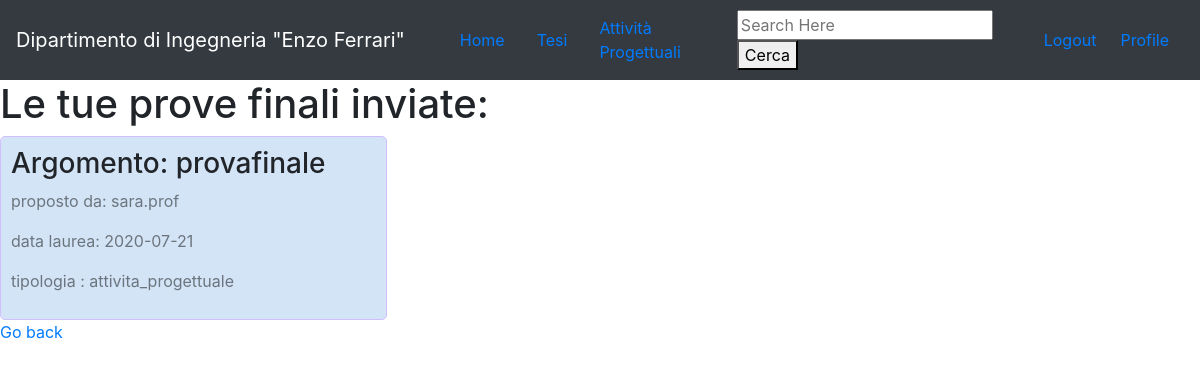
Screenshot of /profile/richieste_att_inviate/ (signed in) with the database file from the repository.
### home/models.py (models this page shows, shortened)
class Richiesta_prova_finale(models.Model):
    tirocinio = 'tirocinio'
    attivita_progettuale = 'attivita_progettuale'
    altro = 'altro'
    scelte = [
        (tirocinio, 'tirocinio'),
        (attivita_progettuale, 'attivita_progettuale'),
        (altro, 'altro')
    ]
    autore = models.ForeignKey(Studente, on_delete=models.CASCADE, null=True)
    tutor = models.ForeignKey(Docente, on_delete=models.CASCADE, null=True)
    argomento = models.CharField(max_length=500)
    titolo_elaborato = models.CharField(max_length=500, null=True)
    tipologia = models.CharField(max_length=500, choices=scelte, null=True)
    data_laurea = models.ForeignKey(DateLauree, on_delete=models.CASCADE, null=True)
    date_posted = models.DateTimeField(default=timezone.now)
    class Meta:
        abstract = True

class Richiesta_prova_finale_inviata(Richiesta_prova_finale):
    pass

class DateLauree(models.Model):
    data = models.DateField()
    def __str__(self):
        return str(self.data)

### users/models.py (models this page shows)
class Docente(models.Model):
    nome = models.CharField(max_length=500)
    cognome = models.CharField(max_length=500)
    matricola = models.CharField(max_length=10)
    mail = models.CharField(max_length=1000)
    user = models.OneToOneField(User, on_delete=models.CASCADE, null=True)
    def __str__(self):
        return self.nome + '.' + self.cognome

### home/views.py (the view)
# urls.py: path('profile/richieste_att_inviate/', RichiestaAttInviate, name='att-inviate'),
def RichiestaAttInviate(request):
    all_studenti = Studente.objects.all()
    all_richiesta_tesi = {}
    nome = request.user.username.split('.')
    for s in all_studenti:
        if s.nome == nome[0] and s.cognome == nome[1] and s.mail == request.user.email:
            all_richiesta_att = Richiesta_prova_finale_inviata.objects.filter(autore=s).order_by('-date_posted')
    context = {
        'all_richiesta_att': all_richiesta_att,
    }
    return render(request, 'home/richiesta_att_inviata.html', context)

### home/templates/home/richiesta_att_inviata.html
{% extends 'home/base_index.html' %}
{% load crispy_forms_tags %}
{% block body %}
<h1>Le tue prove finali inviate:</h1>
{% if all_richiesta_att %}
<ul class="cards">
    {% for richieste in all_richiesta_att %}
    <li>
        <h3 class="account-heading"> Argomento: {{ richieste.argomento }}</h3>
        <p class="text-secondary"> proposto da: {{ richieste.tutor }}</p>
        <p class="text-secondary"> data laurea: {{ richieste.data_laurea }}</p>
        <p class="text-secondary"> tipologia : {{ richieste.tipologia }}</p>
    </li>
    {% endfor %}
</ul>
{% else %}
<h3>Non ci sono ancora prove finali inviate</h3>
{% endif %}
<a href="{% url 'profile' %}">Go back</a>
{% endblock %}

### home/static/home/griglia.css (style rules this page uses)
.cards { margin: 0; padding: 0; list-style: none; display: grid; grid-template-columns: 1fr 1fr 1fr; grid-gap:20px; }
.cards li { background-color: #D4E4F7; border: 1px solid #d0bfff; padding: 10px; border-radius: 5px; }

### rows the page displays
Richiesta_prova_finale_inviata: argomento "provafinale", tutor "sara.prof", data_laurea "2020-07-21", tipologia "attivita_progettuale"
